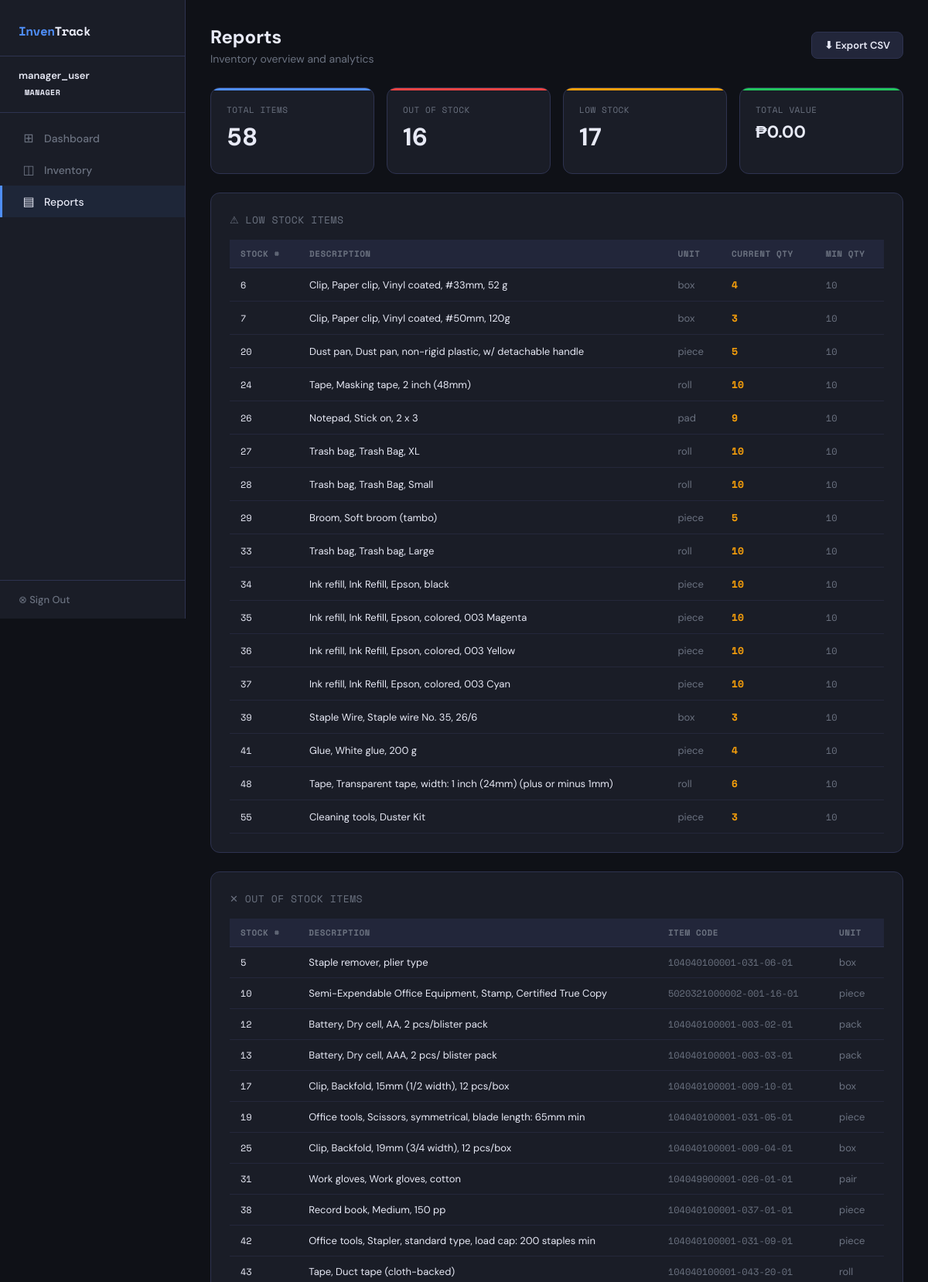
The app's page /reports/ (signed in, upper part) with its own data.
### inventory_system_m/inventory/models.py (models this page shows, shortened)
class UserProfile(models.Model):
    ROLE_CHOICES = [
        ('admin', 'Admin'),
        ('supplier', 'Supplier'),
        ('user', 'User'),
    ]
    user = models.OneToOneField(User, on_delete=models.CASCADE, related_name='profile')
    role = models.CharField(max_length=20, choices=ROLE_CHOICES, default='user')

class Item(models.Model):
    UNIT_CHOICES = [
        ('piece', 'Piece'), ('ream', 'Ream'), ('box', 'Box'),
        ('pack', 'Pack'), ('roll', 'Roll'), ('set', 'Set'),
        ('bundle', 'Bundle'), ('can', 'Can'), ('pair', 'Pair'),
        ('bottle', 'Bottle'), ('pad', 'Pad'),
    ]
    stock_number = models.IntegerField(unique=True)
    item_code = models.CharField(max_length=100, blank=True)
    item_name = models.CharField(max_length=255, blank=True, default='')
    description = models.CharField(max_length=255)
    category = models.ForeignKey(Category, on_delete=models.SET_NULL, null=True, blank=True)
    unit_of_measure = models.CharField(max_length=20, choices=UNIT_CHOICES, default='piece')
    quantity = models.IntegerField(default=0)
    minimum_quantity = models.IntegerField(default=10, help_text="Low stock threshold")
    unit_price = models.DecimalField(max_digits=10, decimal_places=2, default=0.00)
    created_at = models.DateTimeField(auto_now_add=True)
    updated_at = models.DateTimeField(auto_now=True)
    @property
    def stock_status(self):
        if self.quantity == 0:
            return 'out_of_stock'
        elif self.quantity <= self.minimum_quantity:
            return 'low_stock'
        return 'in_stock'
    @property
    def total_value(self):
        return self.quantity * self.unit_price
    class Meta:
        ordering = ['stock_number']

### inventory_system_m/inventory/views.py (the view)
# urls.py: path('reports/', views.reports, name='reports'),
@login_required
def reports(request):
    role = get_role(request.user)
    items = Item.objects.all()
    low_stock_items = items.filter(quantity__gt=0, quantity__lte=10)
    out_of_stock_items = items.filter(quantity=0)
    recent_txs = Transaction.objects.select_related('item', 'performed_by').order_by('-timestamp')[:50]
    total_value = sum(i.total_value for i in items)
    context = {
        'role': role,
        'items': items,
        'low_stock_items': low_stock_items,
        'out_of_stock_items': out_of_stock_items,
        'recent_txs': recent_txs,
        'total_items': items.count(),
        'total_value': total_value,
        'out_count': out_of_stock_items.count(),
        'low_count': low_stock_items.count(),
    }
    return render(request, 'inventory/reports.html', context)

### inventory_system_m/inventory/views.py (called while the page is built)
def get_role(user):
    try:
        return user.profile.role
    except:
        return 'user'

### inventory_system_m/inventory/templates/inventory/reports.html (shortened to what this page needs)
{% extends 'inventory/base.html' %}
{% block content %}
<div class="page-header flex" style="justify-content:space-between;">
  <div><h1>Reports</h1><p>Inventory overview and analytics</p></div>
  <a href="{% url 'export_csv' %}" class="btn btn-secondary">⬇ Export CSV</a>
</div>
<div class="stats-grid">
  <div class="stat-card blue">
    <div class="stat-label">Total Items</div>
    <div class="stat-value">{{ total_items }}</div>
  </div>
  <div class="stat-card red">
    <div class="stat-label">Out of Stock</div>
    <div class="stat-value">{{ out_count }}</div>
  </div>
  <div class="stat-card yellow">
    <div class="stat-label">Low Stock</div>
    <div class="stat-value">{{ low_count }}</div>
  </div>
  <div class="stat-card green">
    <div class="stat-label">Total Value</div>
    <div class="stat-value" style="font-size:22px;">₱{{ total_value|floatformat:2 }}</div>
  </div>
</div>
<div class="card">
  <div class="card-title">⚠ Low Stock Items</div>
  {% if low_stock_items %}
  <div class="table-wrap">
    <table>
      <thead><tr><th>Stock #</th><th>Description</th><th>Unit</th><th>Current Qty</th><th>Min Qty</th></tr></thead>
      <tbody>
        {% for item in low_stock_items %}
        <tr>
          <td class="text-mono">{{ item.stock_number }}</td>
          <td><a href="{% url 'item_detail' item.pk %}" style="color:var(--text); text-decoration:none;">{{ item.description }}</a></td>
          <td class="text-muted">{{ item.unit_of_measure }}</td>
          <td style="color:var(--warning); font-family:var(--mono); font-weight:700;">{{ item.quantity }}</td>
          <td class="text-mono text-muted">{{ item.minimum_quantity }}</td>
        </tr>
        {% endfor %}
      </tbody>
    </table>
  </div>
  {% else %}
  <div class="empty"><div class="empty-icon">✓</div>No low stock items</div>
  {% endif %}
</div>
<div class="card">
  <div class="card-title">✕ Out of Stock Items</div>
  {% if out_of_stock_items %}
  <div class="table-wrap">
    <table>
      <thead><tr><th>Stock #</th><th>Description</th><th>Item Code</th><th>Unit</th></tr></thead>
      <tbody>
        {% for item in out_of_stock_items %}
        <tr>
          <td class="text-mono">{{ item.stock_number }}</td>
          <td><a href="{% url 'item_detail' item.pk %}" style="color:var(--text); text-decoration:none;">{{ item.description }}</a></td>
          <td class="text-mono text-muted">{{ item.item_code }}</td>
          <td class="text-muted">{{ item.unit_of_measure }}</td>
        </tr>
        {% endfor %}
      </tbody>
    </table>
  </div>
  {% else %}
  <div class="empty"><div class="empty-icon">✓</div>No out-of-stock items</div>
  {% endif %}
</div>
{% endblock %}

### inventory_system_m/inventory/templates/inventory/base.html (shortened to what this page needs)
﻿<!DOCTYPE html>
<html lang="en">
  <head>
  </head>
  <body>
    {% if user.is_authenticated %}
      <nav class="sidebar">
        <div class="sidebar-logo">
          Inven<span>Track</span>
        </div>
        <div class="sidebar-user">
          <div class="uname">{{ user.username }}</div>
          {% with role=user.profile.role %}
            <div class="role-badge role-{{ role }}">{{ role }}</div>
          {% endwith %}
        </div>
        <div class="nav">
          <a
            href="{% url 'dashboard' %}"
            class="{% if request.resolver_match.url_name == 'dashboard' %}active{% endif %}"
          >
            <span class="icon">⊞</span>
            Dashboard
          </a>
          <a
            href="{% url 'item_list' %}"
            class="{% if 'item' in request.resolver_match.url_name %}active{% endif %}"
          >
            <span class="icon">◫</span>
            Inventory
          </a>
          <a
            href="{% url 'reports' %}"
            class="{% if request.resolver_match.url_name == 'reports' %}active{% endif %}"
          >
            <span class="icon">▤</span>
            Reports
          </a>
        </div>
        <div class="sidebar-footer">
          <a href="{% url 'logout' %}">⊗ Sign Out</a>
        </div>
      </nav>
    {% endif %}
    <main class="main" {% if not user.is_authenticated %}style="margin-left:0;display:flex;align-items:center;justify-content:center;"{% endif %}>
      {% block content %}{% endblock %}
    </main>
  </body>
</html>

### inventory_system_m/inventory/templates/inventory/base.html (style rules this page uses)
:root { --bg: #0f1117; --surface: #1a1d27; --surface2: #22263a; --border: #2e3350; --accent: #4f8ef7; --accent2: #7c5cbf; --success: #22c55e; --warning: #f59e0b; --danger: #ef4444; --text: #e8eaf6; --muted: #6b7280; --font: 'DM Sans', sans-serif; --mono: 'Space Mono', monospace; }
* { box-sizing: border-box; margin: 0; padding: 0; }
body { background: var(--bg); color: var(--text); font-family: var(--font); min-height: 100vh; display: flex; }
.sidebar { width: 240px; background: var(--surface); border-right: 1px solid var(--border); display: flex; flex-direction: column; position: fixed; height: 100vh; z-index: 100; }
.sidebar-logo { padding: 28px 24px 20px; border-bottom: 1px solid var(--border); font-family: var(--mono); font-size: 16px; font-weight: 700; color: var(--accent); letter-spacing: -0.5px; }
.sidebar-logo span { color: var(--text); }
.sidebar-user { padding: 16px 24px; border-bottom: 1px solid var(--border); }
.sidebar-user .uname { font-size: 13px; font-weight: 600; }
.role-badge { display: inline-block; font-size: 10px; font-family: var(--mono); padding: 2px 8px; border-radius: 4px; font-weight: 700; text-transform: uppercase; letter-spacing: 0.5px; margin-top: 4px; }
.nav { flex: 1; padding: 12px 0; }
.nav a { display: flex; align-items: center; gap: 10px; padding: 10px 24px; font-size: 14px; font-weight: 500; color: var(--muted); text-decoration: none; transition: all 0.15s; border-left: 3px solid transparent; }
.nav a.active { color: var(--text); background: rgba(79, 142, 247, 0.08); border-left-color: var(--accent); }
.nav a .icon { font-size: 16px; width: 20px; text-align: center; }
.sidebar-footer { padding: 16px 24px; border-top: 1px solid var(--border); }
.sidebar-footer a { color: var(--muted); text-decoration: none; font-size: 13px; font-weight: 500; }
.main { margin-left: 240px; flex: 1; padding: 32px; min-height: 100vh; }
.page-header { margin-bottom: 28px; }
.page-header h1 { font-size: 24px; font-weight: 700; }
.page-header p { color: var(--muted); font-size: 14px; margin-top: 4px; }
.card { background: var(--surface); border: 1px solid var(--border); border-radius: 12px; padding: 24px; margin-bottom: 24px; }
.card-title { font-size: 13px; font-family: var(--mono); text-transform: uppercase; letter-spacing: 0.5px; color: var(--muted); margin-bottom: 16px; }
.stats-grid { display: grid; grid-template-columns: repeat(4, 1fr); gap: 16px; margin-bottom: 24px; }
.stat-card { background: var(--surface); border: 1px solid var(--border); border-radius: 12px; padding: 20px; position: relative; overflow: hidden; }
.stat-card::before { content: ''; position: absolute; top: 0; left: 0; right: 0; height: 3px; }
.stat-card.blue::before { background: var(--accent); }
.stat-card.green::before { background: var(--success); }
.stat-card.yellow::before { background: var(--warning); }
.stat-card.red::before { background: var(--danger); }
.stat-label { font-size: 11px; font-family: var(--mono); color: var(--muted); text-transform: uppercase; letter-spacing: 0.5px; }
.stat-value { font-size: 32px; font-weight: 700; margin: 6px 0; }
.table-wrap { overflow-x: auto; }
table { width: 100%; border-collapse: collapse; font-size: 13px; }
th { background: var(--surface2); color: var(--muted); font-size: 11px; font-family: var(--mono); text-transform: uppercase; letter-spacing: 0.5px; padding: 10px 14px; text-align: left; border-bottom: 1px solid var(--border); white-space: nowrap; }
td { padding: 11px 14px; border-bottom: 1px solid rgba(46, 51, 80, 0.5); vertical-align: middle; }
.btn { display: inline-flex; align-items: center; gap: 6px; padding: 8px 16px; border-radius: 8px; font-size: 13px; font-weight: 600; cursor: pointer; border: none; text-decoration: none; transition: all 0.15s; font-family: var(--font); }
.btn-secondary { background: var(--surface2); color: var(--text); border: 1px solid var(--border); }
.text-mono { font-family: var(--mono); font-size: 12px; }
.text-muted { color: var(--muted); }
.flex { display: flex; align-items: center; gap: 8px; }

### records on screen
UserProfile: role "MANAGER"
Item: stock_number "6", description "Clip, Paper clip, Vinyl coated, #33mm, 52 g", unit_of_measure "box", quantity "4", minimum_quantity "10"
Item: stock_number "7", description "Clip, Paper clip, Vinyl coated, #50mm, 120g", unit_of_measure "box", quantity "3", minimum_quantity "10"
Item: stock_number "20", description "Dust pan, Dust pan, non-rigid plastic, w/ detachable handle", unit_of_measure "piece", quantity "5", minimum_quantity "10"
Item: stock_number "24", description "Tape, Masking tape, 2 inch (48mm)", unit_of_measure "roll", quantity "10", minimum_quantity "10"
Item: stock_number "26", description "Notepad, Stick on, 2 x 3", unit_of_measure "pad", quantity "9", minimum_quantity "10"
Item: stock_number "27", description "Trash bag, Trash Bag, XL", unit_of_measure "roll", quantity "10", minimum_quantity "10"
Item: stock_number "28", description "Trash bag, Trash Bag, Small", unit_of_measure "roll", quantity "10", minimum_quantity "10"
Item: stock_number "29", description "Broom, Soft broom (tambo)", unit_of_measure "piece", quantity "5", minimum_quantity "10"
Item: stock_number "33", description "Trash bag, Trash bag, Large", unit_of_measure "roll", quantity "10", minimum_quantity "10"
Item: stock_number "34", description "Ink refill, Ink Refill, Epson, black", unit_of_measure "piece", quantity "10", minimum_quantity "10"
Item: stock_number "35", description "Ink refill, Ink Refill, Epson, colored, 003 Magenta", unit_of_measure "piece", quantity "10", minimum_quantity "10"
Item: stock_number "36", description "Ink refill, Ink Refill, Epson, colored, 003 Yellow", unit_of_measure "piece", quantity "10", minimum_quantity "10"
Item: stock_number "37", description "Ink refill, Ink Refill, Epson, colored, 003 Cyan", unit_of_measure "piece", quantity "10", minimum_quantity "10"
Item: stock_number "39", description "Staple Wire, Staple wire No. 35, 26/6", unit_of_measure "box", quantity "3", minimum_quantity "10"
Item: stock_number "41", description "Glue, White glue, 200 g", unit_of_measure "piece", quantity "4", minimum_quantity "10"
Item: stock_number "48", description "Tape, Transparent tape, width: 1 inch (24mm) (plus or minus 1mm)", unit_of_measure "roll", quantity "6", minimum_quantity "10"
Item: stock_number "55", description "Cleaning tools, Duster Kit", unit_of_measure "piece", quantity "3", minimum_quantity "10"
Item: stock_number "5", description "Staple remover, plier type", item_code "104040100001-031-06-01", unit_of_measure "box"
Item: stock_number "10", description "Semi-Expendable Office Equipment, Stamp, Certified True Copy", item_code "5020321000002-001-16-01", unit_of_measure "piece"
Item: stock_number "12", description "Battery, Dry cell, AA, 2 pcs/blister pack", item_code "104040100001-003-02-01", unit_of_measure "pack"
Item: stock_number "13", description "Battery, Dry cell, AAA, 2 pcs/ blister pack", item_code "104040100001-003-03-01", unit_of_measure "pack"
Item: stock_number "17", description "Clip, Backfold, 15mm (1/2 width), 12 pcs/box", item_code "104040100001-009-10-01", unit_of_measure "box"
Item: stock_number "19", description "Office tools, Scissors, symmetrical, blade length: 65mm min", item_code "104040100001-031-05-01", unit_of_measure "piece"
Item: stock_number "25", description "Clip, Backfold, 19mm (3/4 width), 12 pcs/box", item_code "104040100001-009-04-01", unit_of_measure "box"
Item: stock_number "31", description "Work gloves, Work gloves, cotton", item_code "104049900001-026-01-01", unit_of_measure "pair"
Item: stock_number "38", description "Record book, Medium, 150 pp", item_code "104040100001-037-01-01", unit_of_measure "piece"
Item: stock_number "42", description "Office tools, Stapler, standard type, load cap: 200 staples min", item_code "104040100001-031-09-01", unit_of_measure "piece"
Item: stock_number "43", description "Tape, Duct tape (cloth-backed)", item_code "104040100001-043-20-01", unit_of_measure "roll"

### other values on screen
{{ user.username }} "manager_user"
{{ total_items }} "58"
{{ out_count }} "16"
{{ low_count }} "17"
{{ total_value|floatformat:2 }} "0.00"
